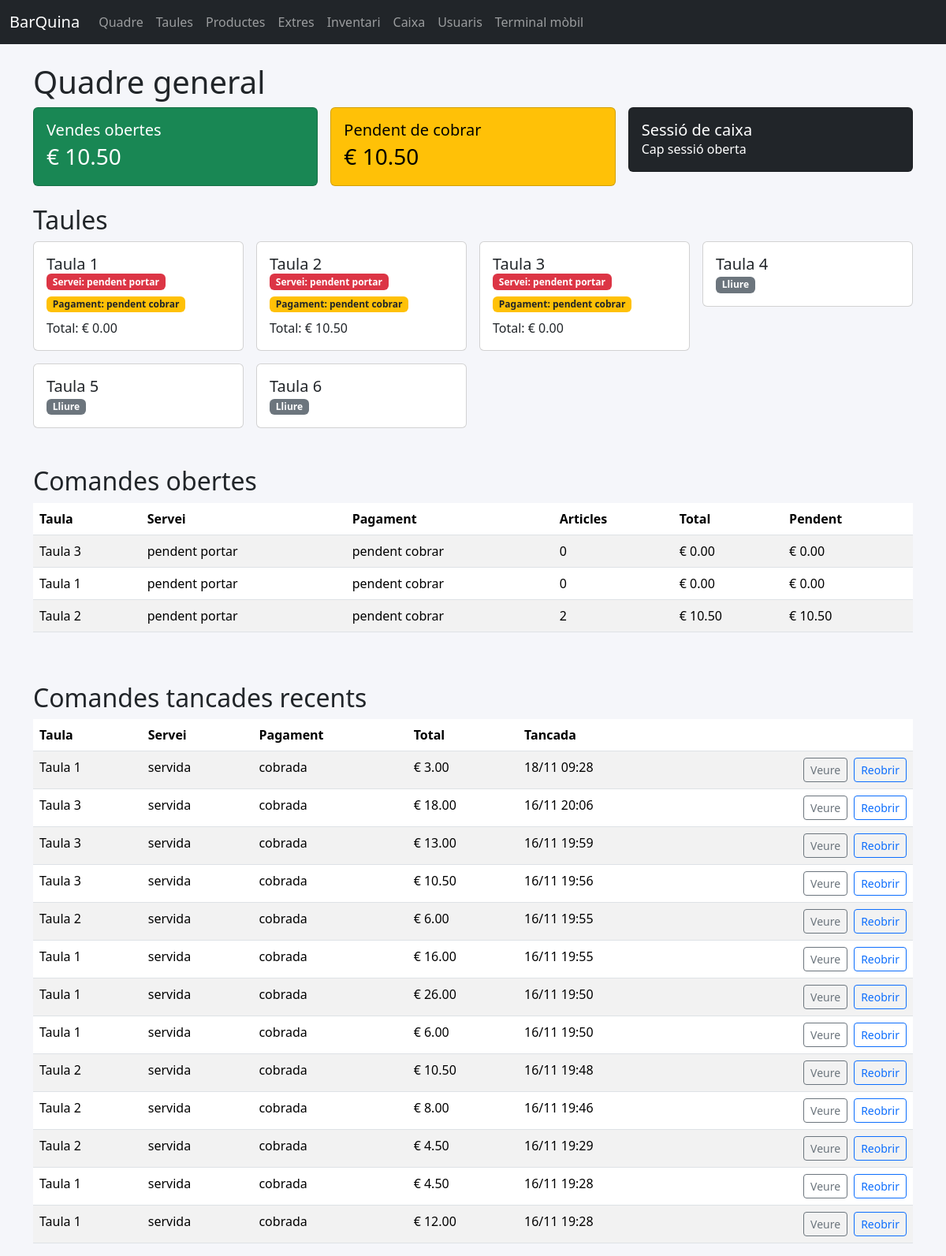
The page / on the database its author committed.
### app/models.py (models this page shows, shortened)
class Table(db.Model):
    __tablename__ = "tables"
    id = db.Column(db.Integer, primary_key=True)
    name = db.Column(db.String(50), unique=True, nullable=False)
    seats = db.Column(db.Integer, default=4)
    orders = db.relationship("Order", back_populates="table", cascade="all, delete-orphan")

class Order(db.Model):
    __tablename__ = "orders"
    id = db.Column(db.Integer, primary_key=True)
    table_id = db.Column(db.Integer, db.ForeignKey("tables.id"), nullable=False)
    created_by_id = db.Column(db.Integer, db.ForeignKey("staff_users.id"))
    status = db.Column(db.String(32), default=FulfillmentStatus.PENDING_DELIVERY.value, nullable=False)
    fulfillment_status = db.Column(
        db.Enum(FulfillmentStatus), default=FulfillmentStatus.PENDING_DELIVERY, nullable=False
    )
    payment_status = db.Column(db.Enum(PaymentStatus), default=PaymentStatus.PENDING_PAYMENT, nullable=False)
    notes = db.Column(db.Text)
    created_at = db.Column(db.DateTime, default=datetime.utcnow)
    updated_at = db.Column(db.DateTime, default=datetime.utcnow, onupdate=datetime.utcnow)
    table = db.relationship("Table", back_populates="orders")
    created_by = db.relationship("StaffUser", back_populates="orders")
    items = db.relationship("OrderItem", back_populates="order", cascade="all, delete-orphan")
    payments = db.relationship("Payment", back_populates="order", cascade="all, delete-orphan")
    def subtotal(self) -> float:
        return sum(item.line_total() for item in self.items)
    def paid_total(self) -> float:
        return sum(payment.amount for payment in self.payments)
    def outstanding_total(self) -> float:
        return max(self.subtotal() - self.paid_total(), 0.0)
    @property
    def is_closed(self) -> bool:
        return self.fulfillment_status == FulfillmentStatus.SERVED and self.payment_status == PaymentStatus.PAID

class OrderItem(db.Model):
    __tablename__ = "order_items"
    id = db.Column(db.Integer, primary_key=True)
    order_id = db.Column(db.Integer, db.ForeignKey("orders.id"), nullable=False)
    product_id = db.Column(db.Integer, db.ForeignKey("products.id"), nullable=False)
    quantity = db.Column(db.Integer, default=1)
    unit_price = db.Column(db.Float, nullable=False)
    status = db.Column(db.Enum(OrderItemStatus), default=OrderItemStatus.PENDING, nullable=False)
    notes = db.Column(db.String(120))
    order = db.relationship("Order", back_populates="items")
    product = db.relationship("Product", back_populates="order_items")
    payment_links = db.relationship("PaymentItem", back_populates="order_item", cascade="all, delete-orphan")
    extras = db.relationship("OrderItemExtra", back_populates="order_item", cascade="all, delete-orphan")
    def line_total(self) -> float:
        base_total = self.quantity * self.unit_price
        extras_total = sum(extra.price_delta * extra.quantity for extra in self.extras)
        return round(base_total + extras_total, 2)

### app/blueprints/dashboard/routes.py (the view)
@bp.route("/")
def home():
    tables = Table.query.order_by(Table.name).all()
    open_orders = (
        Order.query.filter(
            or_(
                Order.fulfillment_status != FulfillmentStatus.SERVED,
                Order.payment_status != PaymentStatus.PAID,
            )
        )
        .order_by(Order.created_at.desc())
        .all()
    )
    closed_orders = (
        Order.query.filter(
            and_(
                Order.fulfillment_status == FulfillmentStatus.SERVED,
                Order.payment_status == PaymentStatus.PAID,
            )
        )
        .order_by(Order.updated_at.desc())
        .limit(20)
        .all()
    )
    active_session = CashSession.query.filter_by(is_open=True).order_by(CashSession.id.desc()).first()
    totals = {
        "sales": sum(order.subtotal() for order in open_orders),
        "pending": sum(order.outstanding_total() for order in open_orders),
    }
    return render_template(
        "dashboard.html",
        tables=tables,
        open_orders=open_orders,
        active_session=active_session,
        closed_orders=closed_orders,
        totals=totals,
        fulfillment_status_enum=FulfillmentStatus,
        payment_status_enum=PaymentStatus,
    )

### app/models.py (called while the page is built)
    @property
    def label(self) -> str:
        return self.value.replace("_", " ")

    @property
    def label(self) -> str:
        return self.value.replace("_", " ")

### app/templates/dashboard.html (shortened to what this page needs)
{% extends "base.html" %}
{% block content %}
<h1>Quadre general</h1>
<div class="row g-3 mb-4">
    <div class="col-md-4">
        <div class="card text-bg-success">
            <div class="card-body">
                <h5 class="card-title">Vendes obertes</h5>
                <p class="card-text fs-3">€ {{ '%.2f'|format(totals.sales) }}</p>
            </div>
        </div>
    </div>
    <div class="col-md-4">
        <div class="card text-bg-warning">
            <div class="card-body">
                <h5 class="card-title">Pendent de cobrar</h5>
                <p class="card-text fs-3">€ {{ '%.2f'|format(totals.pending) }}</p>
            </div>
        </div>
    </div>
    <div class="col-md-4">
        <div class="card text-bg-dark">
            <div class="card-body">
                <h5 class="card-title">Sessió de caixa</h5>
                {% if active_session %}
                    <p class="card-text">Oberta des de {{ active_session.opened_at.strftime('%H:%M') }}</p>
                {% else %}
                    <p class="card-text">Cap sessió oberta</p>
                {% endif %}
            </div>
        </div>
    </div>
</div>
<h2>Taules</h2>
<div class="row g-3">
    {% for table in tables %}
    <div class="col-sm-6 col-md-4 col-lg-3">
        <a class="card text-decoration-none" href="{{ url_for('orders.table_detail', table_id=table.id) }}">
            <div class="card-body">
                <h5>{{ table.name }}</h5>
                {% set active_orders = table.orders|rejectattr('is_closed')|list %}
                {% set order = active_orders[-1] if active_orders else None %}
                {% if order %}
                    <div class="d-flex flex-wrap gap-2 mb-2">
                        <span class="badge {% if order.fulfillment_status == fulfillment_status_enum.SERVED %}bg-success{% else %}bg-danger{% endif %}">
                            Servei: {{ order.fulfillment_status.label }}
                        </span>
                        <span class="badge {% if order.payment_status == payment_status_enum.PAID %}bg-success{% else %}bg-warning text-dark{% endif %}">
                            Pagament: {{ order.payment_status.label }}
                        </span>
                    </div>
                    <p class="mb-0">Total: € {{ '%.2f'|format(order.subtotal()) }}</p>
                {% else %}
                    <span class="badge bg-secondary">Lliure</span>
                {% endif %}
            </div>
        </a>
    </div>
    {% endfor %}
</div>
<h2 class="mt-5">Comandes obertes</h2>
<div class="table-responsive">
<table class="table table-striped table-clickable">
    <thead>
        <tr>
            <th>Taula</th>
            <th>Servei</th>
            <th>Pagament</th>
            <th>Articles</th>
            <th>Total</th>
            <th>Pendent</th>
        </tr>
    </thead>
    <tbody>
        {% for order in open_orders %}
        {% set delivered = order.fulfillment_status == fulfillment_status_enum.SERVED %}
        {% set row_class = 'order-row-served' if delivered else 'order-row-pending' %}
        <tr class="js-order-row {{ row_class }}" data-href="{{ url_for('orders.table_detail', table_id=order.table_id, order_id=order.id) }}" role="button" tabindex="0">
            <td>{{ order.table.name }}</td>
            <td>{{ order.fulfillment_status.label }}</td>
            <td>{{ order.payment_status.label }}</td>
            <td>{{ order.items|length }}</td>
            <td>€ {{ '%.2f'|format(order.subtotal()) }}</td>
            <td>€ {{ '%.2f'|format(order.outstanding_total()) }}</td>
        </tr>
        {% endfor %}
    </tbody>
</table>
</div>
<h2 class="mt-5">Comandes tancades recents</h2>
<div class="table-responsive">
<table class="table table-striped">
    <thead>
        <tr>
            <th>Taula</th>
            <th>Servei</th>
            <th>Pagament</th>
            <th>Total</th>
            <th>Tancada</th>
            <th></th>
        </tr>
    </thead>
    <tbody>
        {% for order in closed_orders %}
        <tr>
            <td>{{ order.table.name }}</td>
            <td>{{ order.fulfillment_status.label }}</td>
            <td>{{ order.payment_status.label }}</td>
            <td>€ {{ '%.2f'|format(order.subtotal()) }}</td>
            <td>{{ order.updated_at.strftime('%d/%m %H:%M') if order.updated_at else '-' }}</td>
            <td class="text-end">
                <div class="d-flex gap-2 justify-content-end">
                    <a class="btn btn-sm btn-outline-secondary" href="{{ url_for('orders.table_detail', table_id=order.table_id, order_id=order.id) }}">Veure</a>
                    <form method="post" action="{{ url_for('orders.update_order_status', order_id=order.id) }}">
                        <button class="btn btn-sm btn-outline-primary" type="submit">Reobrir</button>
                    </form>
                </div>
            </td>
        </tr>
        {% else %}
        <tr><td colspan="6" class="text-center text-muted">No hi ha comandes tancades recents.</td></tr>
        {% endfor %}
    </tbody>
</table>
</div>
{% endblock %}

### app/static/css/app.css (style rules this page uses)
body { background-color: #f5f6fa; }
.card h5 { margin-bottom: 0; }
.table-clickable tbody tr { cursor: pointer; }
.order-row-pending { background-color: #fbe2e2 !important; }

### rows shown on the page
Table: name "Taula 1", subtotal "0.00"
Order: fulfillment_status.label "pendent portar", payment_status.label "pendent cobrar", table.name "Taula 1", items|length "0", subtotal "0.00", outstanding_total "0.00"
Table: name "Taula 2"
Order: fulfillment_status.label "pendent portar", payment_status.label "pendent cobrar", table.name "Taula 2", items|length "2"
OrderItem: subtotal "10.50", outstanding_total "10.50"
Table: name "Taula 3", subtotal "0.00"
Order: fulfillment_status.label "pendent portar", payment_status.label "pendent cobrar", table.name "Taula 3", items|length "0", subtotal "0.00", outstanding_total "0.00"
Table: name "Taula 4", shows "Lliure"
Table: name "Taula 5", shows "Lliure"
Table: name "Taula 6", shows "Lliure"
Order: table.name "Taula 1", fulfillment_status.label "servida", payment_status.label "cobrada", updated_at "18/11 09:28"
OrderItem: subtotal "3.00"
Order: table.name "Taula 3", fulfillment_status.label "servida", payment_status.label "cobrada", updated_at "16/11 20:06"
OrderItem: subtotal "18.00"
Order: table.name "Taula 3", fulfillment_status.label "servida", payment_status.label "cobrada", updated_at "16/11 19:59"
OrderItem: subtotal "13.00"
Order: table.name "Taula 3", fulfillment_status.label "servida", payment_status.label "cobrada", updated_at "16/11 19:56"
OrderItem: subtotal "10.50"
Order: table.name "Taula 2", fulfillment_status.label "servida", payment_status.label "cobrada", updated_at "16/11 19:55"
OrderItem: subtotal "6.00"
Order: table.name "Taula 1", fulfillment_status.label "servida", payment_status.label "cobrada", updated_at "16/11 19:55"
OrderItem: subtotal "16.00"
Order: table.name "Taula 1", fulfillment_status.label "servida", payment_status.label "cobrada", updated_at "16/11 19:50"
OrderItem: subtotal "26.00"
Order: table.name "Taula 1", fulfillment_status.label "servida", payment_status.label "cobrada", updated_at "16/11 19:50"
OrderItem: subtotal "6.00"
Order: table.name "Taula 2", fulfillment_status.label "servida", payment_status.label "cobrada", updated_at "16/11 19:48"
OrderItem: subtotal "10.50"
Order: table.name "Taula 2", fulfillment_status.label "servida", payment_status.label "cobrada", updated_at "16/11 19:46"
OrderItem: subtotal "8.00"
Order: table.name "Taula 2", fulfillment_status.label "servida", payment_status.label "cobrada", updated_at "16/11 19:29"
OrderItem: subtotal "4.50"
Order: table.name "Taula 1", fulfillment_status.label "servida", payment_status.label "cobrada", updated_at "16/11 19:28"
OrderItem: subtotal "4.50"
Order: table.name "Taula 1", fulfillment_status.label "servida", payment_status.label "cobrada", updated_at "16/11 19:28"
OrderItem: subtotal "12.00"

### other values the page prints
{{ '%.2f'|format(totals.sales) }} "10.50"
{{ '%.2f'|format(totals.pending) }} "10.50"
